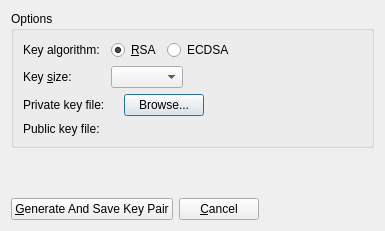
<?xml version="1.0" encoding="UTF-8"?>
<ui version="4.0">
 <class>QSsh::SshKeyCreationDialog</class>
 <widget class="QDialog" name="QSsh::SshKeyCreationDialog">
  <property name="enabled">
   <bool>true</bool>
  </property>
  <property name="geometry">
   <rect>
    <x>0</x>
    <y>0</y>
    <width>385</width>
    <height>231</height>
   </rect>
  </property>
  <property name="sizePolicy">
   <sizepolicy hsizetype="Preferred" vsizetype="Preferred">
    <horstretch>0</horstretch>
    <verstretch>0</verstretch>
   </sizepolicy>
  </property>
  <property name="windowTitle">
   <string>SSH Key Configuration</string>
  </property>
  <layout class="QVBoxLayout" name="verticalLayout">
   <item>
    <widget class="QGroupBox" name="groupBox">
     <property name="title">
      <string>Options</string>
     </property>
     <layout class="QFormLayout" name="formLayout">
      <item row="0" column="0">
       <widget class="QLabel" name="keyAlgo">
        <property name="text">
         <string>Key algorithm:</string>
        </property>
       </widget>
      </item>
      <item row="0" column="1">
       <layout class="QHBoxLayout" name="horizontalLayout_2">
        <item>
         <widget class="QRadioButton" name="rsa">
          <property name="sizePolicy">
           <sizepolicy hsizetype="Maximum" vsizetype="Fixed">
            <horstretch>0</horstretch>
            <verstretch>0</verstretch>
           </sizepolicy>
          </property>
          <property name="text">
           <string>&amp;RSA</string>
          </property>
          <property name="checked">
           <bool>true</bool>
          </property>
         </widget>
        </item>
        <item>
         <widget class="QRadioButton" name="ecdsa">
          <property name="text">
           <string>ECDSA</string>
          </property>
         </widget>
        </item>
        <item>
         <spacer name="horizontalSpacer_3">
          <property name="orientation">
           <enum>Qt::Horizontal</enum>
          </property>
          <property name="sizeHint" stdset="0">
           <size>
            <width>40</width>
            <height>20</height>
           </size>
          </property>
         </spacer>
        </item>
       </layout>
      </item>
      <item row="1" column="0">
       <widget class="QLabel" name="keySize">
        <property name="sizePolicy">
         <sizepolicy hsizetype="Maximum" vsizetype="Preferred">
          <horstretch>0</horstretch>
          <verstretch>0</verstretch>
         </sizepolicy>
        </property>
        <property name="text">
         <string>Key &amp;size:</string>
        </property>
        <property name="buddy">
         <cstring>comboBox</cstring>
        </property>
       </widget>
      </item>
      <item row="1" column="1">
       <layout class="QHBoxLayout" name="horizontalLayout_3">
        <item>
         <widget class="QComboBox" name="comboBox"/>
        </item>
        <item>
         <spacer name="horizontalSpacer_2">
          <property name="orientation">
           <enum>Qt::Horizontal</enum>
          </property>
          <property name="sizeHint" stdset="0">
           <size>
            <width>40</width>
            <height>20</height>
           </size>
          </property>
         </spacer>
        </item>
       </layout>
      </item>
      <item row="2" column="0">
       <widget class="QLabel" name="privateKeyFileLabel">
        <property name="text">
         <string>Private key file:</string>
        </property>
       </widget>
      </item>
      <item row="2" column="1">
       <layout class="QHBoxLayout" name="horizontalLayout_4">
        <item>
         <widget class="QLabel" name="privateKeyFileValueLabel">
          <property name="text">
           <string/>
          </property>
         </widget>
        </item>
        <item>
         <widget class="QPushButton" name="privateKeyFileButton">
          <property name="text">
           <string>Browse...</string>
          </property>
         </widget>
        </item>
        <item>
         <spacer name="horizontalSpacer_4">
          <property name="orientation">
           <enum>Qt::Horizontal</enum>
          </property>
          <property name="sizeHint" stdset="0">
           <size>
            <width>40</width>
            <height>20</height>
           </size>
          </property>
         </spacer>
        </item>
       </layout>
      </item>
      <item row="3" column="0">
       <widget class="QLabel" name="label">
        <property name="text">
         <string>Public key file:</string>
        </property>
       </widget>
      </item>
      <item row="3" column="1">
       <widget class="QLabel" name="publicKeyFileLabel">
        <property name="text">
         <string/>
        </property>
       </widget>
      </item>
     </layout>
    </widget>
   </item>
   <item>
    <spacer name="verticalSpacer">
     <property name="orientation">
      <enum>Qt::Vertical</enum>
     </property>
     <property name="sizeHint" stdset="0">
      <size>
       <width>20</width>
       <height>40</height>
      </size>
     </property>
    </spacer>
   </item>
   <item>
    <layout class="QHBoxLayout" name="horizontalLayout">
     <property name="spacing">
      <number>6</number>
     </property>
     <item>
      <widget class="QPushButton" name="generateButton">
       <property name="sizePolicy">
        <sizepolicy hsizetype="Preferred" vsizetype="Preferred">
         <horstretch>0</horstretch>
         <verstretch>0</verstretch>
        </sizepolicy>
       </property>
       <property name="text">
        <string>&amp;Generate And Save Key Pair</string>
       </property>
      </widget>
     </item>
     <item>
      <widget class="QPushButton" name="closeButton">
       <property name="sizePolicy">
        <sizepolicy hsizetype="Preferred" vsizetype="Preferred">
         <horstretch>0</horstretch>
         <verstretch>0</verstretch>
        </sizepolicy>
       </property>
       <property name="text">
        <string>&amp;Cancel</string>
       </property>
      </widget>
     </item>
     <item>
      <spacer name="horizontalSpacer">
       <property name="orientation">
        <enum>Qt::Horizontal</enum>
       </property>
       <property name="sizeHint" stdset="0">
        <size>
         <width>0</width>
         <height>0</height>
        </size>
       </property>
      </spacer>
     </item>
    </layout>
   </item>
  </layout>
 </widget>
 <resources/>
 <connections>
  <connection>
   <sender>closeButton</sender>
   <signal>clicked()</signal>
   <receiver>QSsh::SshKeyCreationDialog</receiver>
   <slot>close()</slot>
   <hints>
    <hint type="sourcelabel">
     <x>195</x>
     <y>184</y>
    </hint>
    <hint type="destinationlabel">
     <x>381</x>
     <y>107</y>
    </hint>
   </hints>
  </connection>
 </connections>
</ui>
